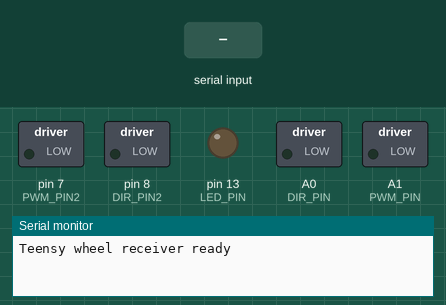
The sketch below on a simulated Teensy 4. Parts: switched loads named in the sketch (green lamp = pin HIGH), output pins drawn as LEDs (lit = HIGH), the last lines printed to the serial monitor. Inputs (shaded band) come from the test bench.

Above: at 1.2 s.
1.3 s: "90,45,200,10\n" received over Serial
At 2.4 s:
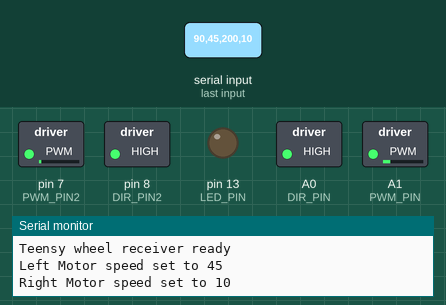
2.8 s: "90,45\n" received over Serial
4.3 s: "0\n" received over Serial
Timing chart, 0 to 7.3 s (numbered marks = the images above; inputs shaded):
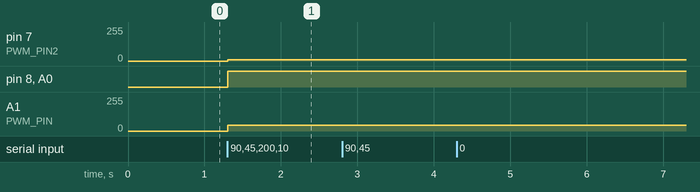

Measured:
- after the input at 1.3 s, pin 7 (PWM_PIN2): 0/255 → 10/255 at once; pin 8 (DIR_PIN2), A0 (DIR_PIN): LOW → HIGH at once; A1 (PWM_PIN): 0/255 → 45/255 at once

The sketch:

teensy_serial.ino
```cpp
// Teensy 4.1 wheel command receiver
// Receives: l_dir,l_pwm,r_dir,r_pwm\n

#include <Arduino.h>

static const uint32_t SERIAL_BAUD = 115200;

// ---- Pin assignments (Teensy 4.1) ----
//LEFT
#define PWM_PIN 15     // PWM-capable pin
#define DIR_PIN 14     // Direction pin

//RIGHT
#define PWM_PIN2 7     // PWM-capable pin
#define DIR_PIN2 8     // Direction pin

#define LED_PIN 13

// Parsed command values
int l_dir = 0;
int l_pwm = 0;
int r_dir = 0;
int r_pwm = 0;

// Serial input buffer
char rx_buf[64];
uint8_t rx_index = 0;

void setup() {
  pinMode(LED_BUILTIN, OUTPUT);
  Serial.begin(SERIAL_BAUD);

   // --- Safe startup state ---
  pinMode(PWM_PIN, OUTPUT);
  pinMode(DIR_PIN, OUTPUT);

  pinMode(PWM_PIN2, OUTPUT);
  pinMode(DIR_PIN2, OUTPUT);

  pinMode(LED_PIN, OUTPUT);

  analogWriteFrequency(PWM_PIN, 25000);
  analogWriteFrequency(PWM_PIN2, 25000);
  analogWriteResolution(8);

  digitalWrite(PWM_PIN, LOW);
  digitalWrite(DIR_PIN, LOW);
  digitalWrite(PWM_PIN2, LOW);
  digitalWrite(DIR_PIN2, LOW);
  digitalWrite(LED_PIN, LOW);

  while (!Serial && millis() < 3000) {}

  Serial.println("Teensy wheel receiver ready");
}

void loop() {
  readSerial();

  setMotorSpeed(l_pwm, l_dir, r_pwm, r_dir);
  }


void readSerial() {
  while (Serial.available()) {
    char c = Serial.read();


    if (c == '\n') {
      rx_buf[rx_index] = '\0';  // null terminate
      parseCommand(rx_buf);
      rx_index = 0;
    }

    else if (c != '\r') {
      if (rx_index < sizeof(rx_buf) - 1) {
        rx_buf[rx_index++] = c;
      } else {

        rx_index = 0;
      }
    }
  }
}

void parseCommand(const char *cmd) {
  // Expected format: l_dir,l_pwm,r_dir,r_pwm
  int values[4];

  int count = sscanf(cmd, "%d,%d,%d,%d",
                     &values[0], &values[1],
                     &values[2], &values[3]);

  if (count != 4) {
    Serial.print("Parse error: ");
    Serial.println(cmd);
    return;
  }

  l_dir = constrain(values[0], 0, 1);
  l_pwm = constrain(values[1], 0, 255);
  r_dir = constrain(values[2], 0, 1);
  r_pwm = constrain(values[3], 0, 255);

  // Debug (remove later)
  /*Serial.print("L: dir=");
  Serial.print(l_dir);
  Serial.print(" pwm=");
  Serial.print(l_pwm);
  Serial.print(" | R: dir=");
  Serial.print(r_dir);
  Serial.print(" pwm=");
  Serial.println(r_pwm);*/
  Serial.print("Left Motor");
  Serial.print(" speed set to ");
  Serial.println(l_pwm);

  Serial.print("Right Motor");
  Serial.print(" speed set to ");
  Serial.println(r_pwm);
}

// ---- Direct motor control (PWM + DIR) ----
void setMotorSpeed(int l_pwm, int l_dir, int r_pwm, int r_dir) {


  // ---- LEFT MOTOR ----
  if (l_dir == 0) {
    digitalWrite(DIR_PIN, LOW);
  } else {
    digitalWrite(DIR_PIN, HIGH);
  }

  analogWrite(PWM_PIN, l_pwm);


  // ---- RIGHT MOTOR ----
  if (r_dir == 0) {
    digitalWrite(DIR_PIN2, LOW);
  } else {
    digitalWrite(DIR_PIN2, HIGH);
  }

  analogWrite(PWM_PIN2, r_pwm);

}
```
